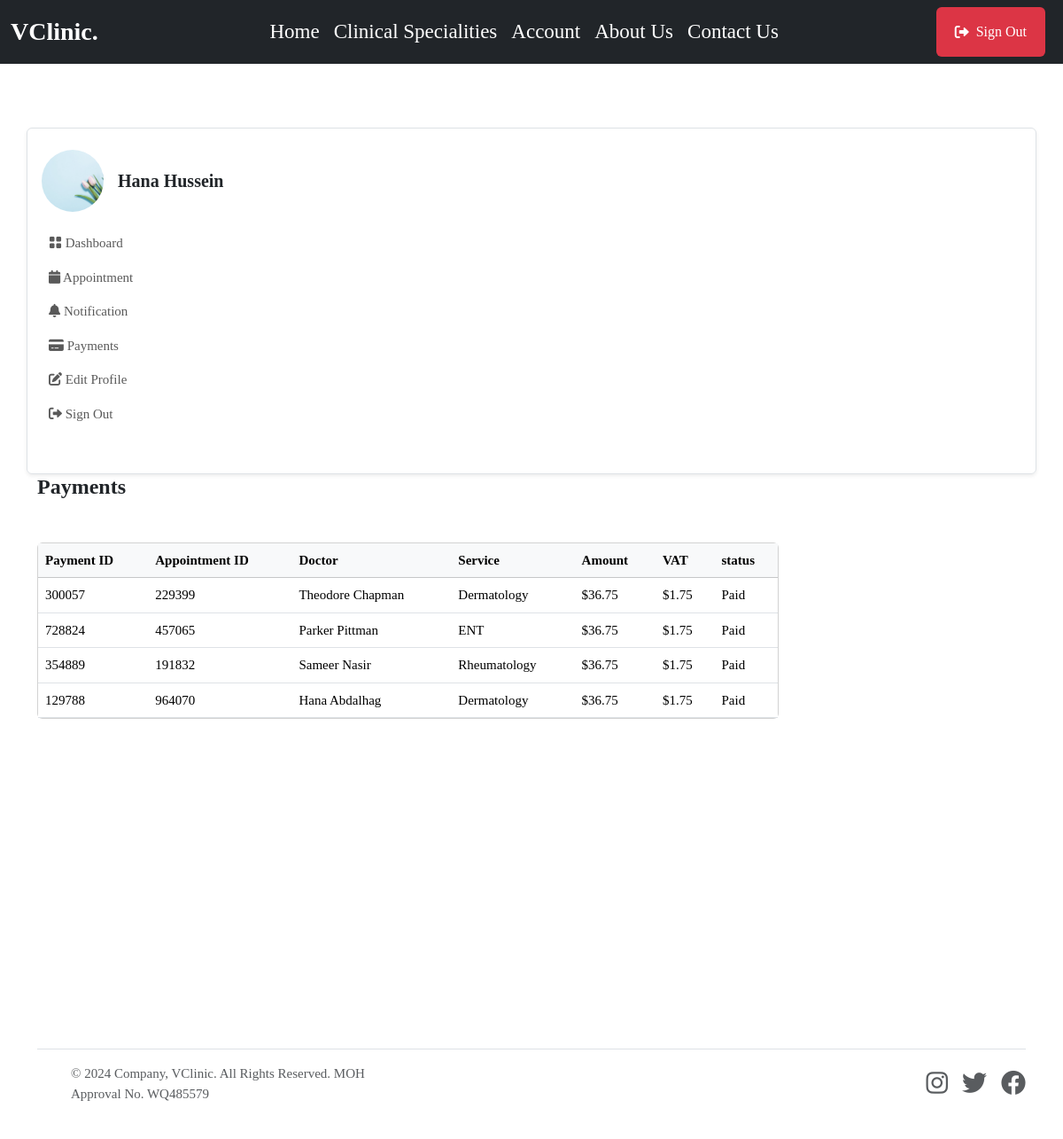
The page /patient/payments/ (signed in) on the database its author committed.
### userauthapp/models.py (models this page shows, shortened)
class User(AbstractUser):       # override default user model
    email = models.EmailField(unique=True)
    username = models.CharField(max_length=100, null=True, blank=True)
    user_type = models.CharField(max_length=50, choices=USER_TYPE, null=True, blank=True, default=None)
    USERNAME_FIELD = "email"
    REQUIRED_FIELDS = ['username']

### patientapp/models.py (models this page shows, shortened)
class Patient(models.Model):         #create a new model from scratch
    user = models.OneToOneField(userauth_models.User, on_delete=models.CASCADE)  #when we delete this user , we delete doctor, there should be only one doctor that has one user model
    image = models.FileField(upload_to='images', blank=True, null=True)
    full_name = models.CharField(max_length=100, blank=True, null=True)
    mobile = models.CharField(max_length=15, blank=True, null=True)
    address = models.CharField(max_length=100, null=True, blank=True)
    email = models.CharField(max_length=100, null=True, blank=True)
    gender = models.CharField(max_length=100, null=True, blank=True)
    blood_group = models.CharField(max_length=100, null=True, blank=True)
    date_of_birth= models.DateTimeField(default=timezone.now, null=True, blank=True)

### mainapp/models.py (models this page shows, shortened)
class Billing(models.Model):
    patient = models.ForeignKey(patient_models.Patient, on_delete=models.SET_NULL, null=True, blank=True,  related_name='billings')
    appointment = models.ForeignKey(Appointment, on_delete=models.CASCADE, related_name='billing', blank=True, null=True)
    sub_total = models.DecimalField(max_digits=10, decimal_places=2)
    tax = models.DecimalField(max_digits=10, decimal_places=2)
    total = models.DecimalField(max_digits=10, decimal_places=2)
    status = models.CharField(max_length=120, choices=[('Paid', 'Paid'), ('Unpaid', 'Unpaid')])     # inline interation of choices
    billing_id = ShortUUIDField(length=6, max_length=10, alphabet="1234567890")
    date = models.DateTimeField(auto_now_add=True)

class Appointment(models.Model):
    STATUS = [
        ('Scheduled', 'Scheduled'),
        ('Completed', 'Completed'),
        ('Pending', 'Pending'),
        ('Cancelled', 'Cancelled')
    ]
    service = models.ForeignKey(Service, on_delete=models.SET_NULL, null=True, blank=True, related_name='service_appointments')
    doctor = models.ForeignKey(doctor_models.Doctor, on_delete=models.SET_NULL, null=True, blank=True, related_name='doctor_appointments')
    patient = models.ForeignKey(patient_models.Patient, on_delete=models.SET_NULL, null=True, blank=True, related_name='appointments_patient')
    appointment_date = models.DateTimeField(null=True, blank=True)
    issues = models.TextField(blank=True, null=True)
    symptoms = models.TextField(blank=True, null=True)
    appointment_id = ShortUUIDField(length=6, max_length=10, alphabet="1234567890")
    appointment_status = models.CharField(max_length=120, choices=STATUS, default='Pending')

class Service(models.Model):
    image = models.FileField(upload_to="images", null=True, blank=True)
    name = models.CharField(max_length=255)         # name of clinical specialitis
    description = models.TextField(blank=True, null=True)       # description of clinical specialitis
    cost = models.DecimalField(max_digits=10, decimal_places=2)         # How mush the clinical specialitis cost
    available_doctors = models.ManyToManyField(doctor_models.Doctor, blank=True)        #every clinical specialitis have many doctors

### doctorapp/models.py (models this page shows, shortened)
class Doctor(models.Model):         #create a new model from scratch
    user = models.OneToOneField(userauth_models.User, on_delete=models.CASCADE)  #when we delete this user , we delete doctor, there should be only one doctor that has one user model
    image = models.FileField(upload_to='images', default='images/doctor-default.png', blank=True, null=True)
    full_name = models.CharField(max_length=100, blank=True, null=True)
    mobile = models.CharField(max_length=15, blank=True, null=True)
    country = models.CharField(max_length=100, null=True, blank=True)
    bio = models.CharField(max_length=100, null=True, blank=True)
    specializations = models.CharField(max_length=100, null=True, blank=True)
    qualifications = models.CharField(max_length=100, null=True, blank=True)
    years_of_experience = models.CharField(max_length=100, null=True, blank=True)
    next_available_appointment_date = models.DateTimeField(default=timezone.now, null=True, blank=True)

### patientapp/views.py (the view)
# urls.py: path("payments/", views.payments, name="payments"),
@login_required
def payments(request):
    patient = patient_models.Patient.objects.get(user=request.user)
    payments = base_models.Billing.objects.filter(appointment__patient=patient, status="Paid")
    context = {
        "payments": payments,
    }
    return render(request, "patientapp/payments.html", context)

### templates/patientapp/payments.html (shortened to what this page needs)
{% extends 'partials/base.html' %} {% block content %}
<section class="pt-5 pb-5">
    <div class="container">
        <div class="row mt-0 mt-md-4">
            {% include 'patientapp/sidebar.html' %}
            <div class="col-lg-9 col-md-8 col-12">
                <h4 class="mb-0 mb-4 fw-bold">Payments</h4>
                <div class="card mb-4 mt-5">
                    <div class="table-responsive overflow-y-hidden">
                        <table class="table mb-0 text-nowrap table-hover table-centered text-nowrap">
                            <thead class="table-light">
                                <tr>
                                    <th>Payment ID</th>
                                    <th>Appointment ID</th>
                                    <th>Doctor</th>
                                    <th>Service</th>
                                    <th>Amount</th>
                                    <th>VAT</th>
                                    <th>status</th>
                                </tr>
                            </thead>
                            <tbody>
                                {% for p in payments %}
                                    <tr>
                                        <td>{{p.billing_id}}</td>
                                        <td>{{p.appointment.appointment_id}}</td>
                                        <td>{{p.appointment.doctor.full_name}}</td>
                                        <td>{{p.appointment.service.name}}</td>
                                        <td>${{p.total}}</td>
                                        <td>${{p.tax}}</td>
                                        <td>{{p.status}}</td>
                                    </tr>
                                {% endfor %}
                            </tbody>
                        </table>
                    </div>
                </div>
            </div>
        </div>
</section>
{% endblock content %}

### templates/patientapp/sidebar.html (shortened to what this page needs)
    <nav class="navbar navbar-expand-md shadow-sm mb-4 mb-lg-0 sidenav border rounded">
        <div class="collapse navbar-collapse p-3" id="sidenav">
            <div class="navbar-nav flex-column">
                <div class="d-flex align-items-center mb-3">
                    {% if request.user.patient.image %}
                    <img src="{{request.user.patient.image.url}}" alt="avatar" class="rounded-circle avatar-xl" style="width: 70px; height: 70px; object-fit: cover" />
                    {% endif %}
                    <div class="ms-3">
                        <h5 class="mb-0 fw-bold">{{request.user.patient.full_name}}</h5>
                    </div>
                </div>
                <ul class="list-unstyled ms-n2 mb-4">
                    <li class="nav-item">
                        <a class="dropdown-item nav-link" href="{% url 'patientapp:dashboard' %}"><i class="bi bi-grid-fill"></i> Dashboard</a>
                    </li>
                    <li class="nav-item">
                        <a class="dropdown-item nav-link" href="{% url 'patientapp:appointments' %}"><i class="fas fa-calendar"></i> Appointment</a>
                    </li>
                    <li class="nav-item">
                        <a class="dropdown-item nav-link" href="{% url 'patientapp:notifications' %}"><i class="fas fa-bell"></i> Notification</a>
                    </li>
                    <li class="nav-item">
                        <a class="dropdown-item nav-link" href="{% url 'patientapp:payments' %}"><i class="fas fa-credit-card"></i> Payments</a>
                    </li>
                    <li class="nav-item">
                        <a class="nav-link" href="{% url 'patientapp:profile' %}"> <i class="fas fa-edit"></i> Edit Profile </a>
                    </li>
                    <li class="nav-item">
                        <a class="nav-link" href="{% url 'userauthapp:sign-out' %}"> <i class="fas fa-sign-out-alt"></i> Sign Out </a>
                    </li>
                </ul>
            </div>
        </div>
    </nav>
</div>

### static/assets/css/style.css (style rules this page uses)
body { background: #ffffff; color: var(--bs-body-color); font-size: 15px; font-family: var(--body-font-family); margin: 0; overflow-x: hidden !important; font-weight: 400; }

### rows shown on the page
User: user.patient.image (picture), user.patient.full_name "Hana Hussein"
Billing: billing_id "300057", appointment.appointment_id "229399", appointment.doctor.full_name "Theodore Chapman", appointment.service.name "Dermatology", total "36.75", tax "1.75", status "Paid"
Billing: billing_id "728824", appointment.appointment_id "457065", appointment.doctor.full_name "Parker Pittman", appointment.service.name "ENT", total "36.75", tax "1.75", status "Paid"
Billing: billing_id "354889", appointment.appointment_id "191832", appointment.doctor.full_name "Sameer Nasir", appointment.service.name "Rheumatology", total "36.75", tax "1.75", status "Paid"
Billing: billing_id "129788", appointment.appointment_id "964070", appointment.doctor.full_name "Hana Abdalhag", appointment.service.name "Dermatology", total "36.75", tax "1.75", status "Paid"
